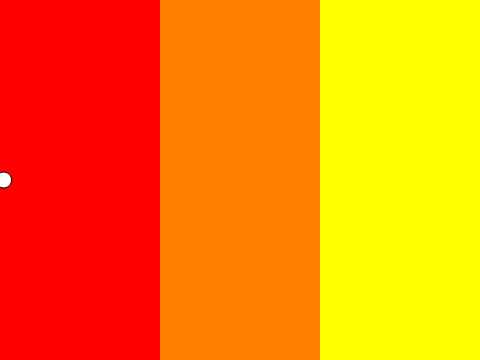
Frame 1 (no input)
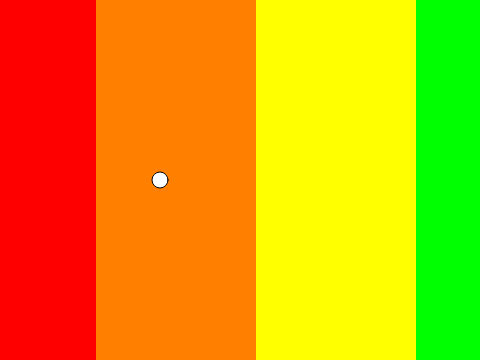
Frame 60 (no input)
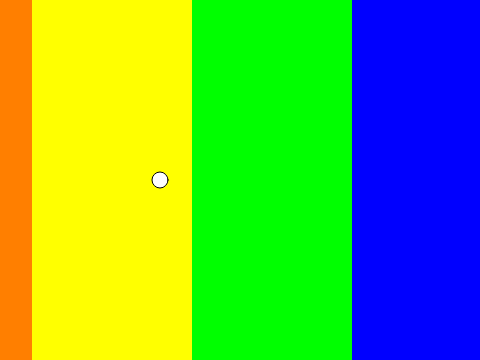
Frame 120 (the mouse pressed at the canvas centre since frame 60)

The p5.js sketch that drew these frames (run headless with seeded random() and noise() and a simulated clock; from frame 60 on, the mouse is pressed at the canvas centre):

// p5.js sketch
// ── sketch.js
var colors = []
var ball, velocity, cam, bandwidth

function setup() {
  colors.push(color(255,   0,   0))
  colors.push(color(255, 127,   0))
  colors.push(color(255, 255,   0))
  colors.push(color(  0, 255,   0))
  colors.push(color(  0,   0, 255))
  colors.push(color( 75,   0, 130))
  colors.push(color(139,   0, 255))
  createCanvas(480, 360)
  ball = createVector(0, height / 2)
  bandwidth = width / 3;
  wall = bandwidth * colors.length
  velocity = wall / 300
}

function draw() {
  // update ball
  ball.x += velocity
  if (ball.x < 0 || ball.x > wall) {
    velocity *= -1
    ball.x = constrain(ball.x, 0, wall)
  }
  
  // update camera position
  cam = constrain(-ball.x + width / 3, -wall + width, 0)
  push()
  translate(cam, 0)
  
  // draw background
  noStroke();
  for (var i = 0; i < colors.length; i++) {
    fill(colors[i]);
    rect(i * bandwidth, 0, bandwidth, height)
  }
  
  // draw ball
  stroke(0)
  fill(255)
  ellipse(ball.x, ball.y, 16, 16)
  pop()
}
